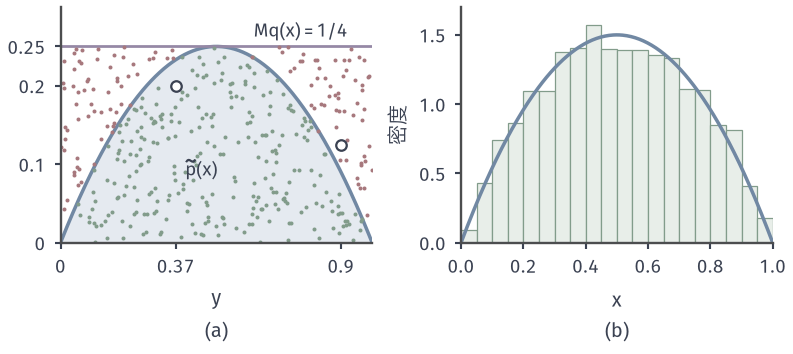

Write Python code to recreate this figure.
from pathlib import Path
import sys
ROOT = next(p for p in Path(__file__).resolve().parents if (p/"build.sh").is_file() and (p/"tex/book.tex").is_file())
sys.path.insert(0, str(ROOT/"figures/07-probability/08-sampling-and-integration/matplotlib/sgen-common"))
from sgen_common import *
# Target: rejection sampling of p~(x) = x(1-x) on [0,1] (Z = 1/6, normalized Beta(2,2)) from q = Unif(0,1), M = 1/4.
# (a) 400 candidates plotted at (Y, V M q(Y)); accepted (green) below p~, rejected (red) above; seed 2.
#     Hand-worked trials: (y, v) = (0.9, 0.5) rejected, (0.37, 0.80) accepted.
# (b) histogram of the accepted points of 6000 candidates against 6x(1-x).
rng = np.random.default_rng(2)
Y, V = rng.random(400), rng.random(400)
H = V/4; acc = H <= Y*(1-Y)
x = np.linspace(0, 1, 300)
fig, (A, B) = figure(width_mm=112, height_mm=50, ncols=2)
style(A); style(B)
A.fill_between(x, 0, x*(1-x), color=BLUE_FILL, lw=0)
A.plot(x, x*(1-x), color=BLUE, lw=1.4)
A.plot([0, 1], [.25, .25], color=PURPLE, lw=1.1)
A.plot(Y[acc], H[acc], 'o', ms=1.6, color=GREEN, mec='none')
A.plot(Y[~acc], H[~acc], 'o', ms=1.6, color=RED, mec='none')
for (y, v) in ((.9, .5), (.37, .8)):
    A.plot([y], [v/4], 'o', ms=4.2, mfc='white', mec=INK, mew=.9, zorder=6)
A.text(.62, .262, '$Mq(x)=1/4$', fontsize=7.5, color=INK)
A.text(.40, .085, r'$\widetilde{p}(x)$', fontsize=7.5, color=INK)
A.set_xlim(0, 1); A.set_ylim(0, .3); A.set_xticks([0, .37, .9]); A.set_xticklabels(['0', '0.37', '0.9']); A.set_yticks([0, .1, .2, .25]); A.set_yticklabels(['0', '0.1', '0.2', '0.25'])
sub(A, 'a', '$y$')
Y2, V2 = rng.random(6000), rng.random(6000)
keep = Y2[V2/4 <= Y2*(1-Y2)]
B.hist(keep, bins=np.linspace(0, 1, 21), density=True, color=GREEN_FILL, edgecolor=GREEN, lw=.5)
B.plot(x, 6*x*(1-x), color=BLUE, lw=1.4)
B.set_xlim(0, 1); B.set_ylim(0, 1.7); B.set_yticks([0, .5, 1, 1.5])
B.set_ylabel('密度'); sub(B, 'b', '$x$')
save(fig, HERE(__file__), 'figure', {'acc_rate_a': float(acc.mean()), 'acc_rate_b': len(keep)/6000, 'theory': 2/3})
print(acc.mean(), len(keep)/6000)
